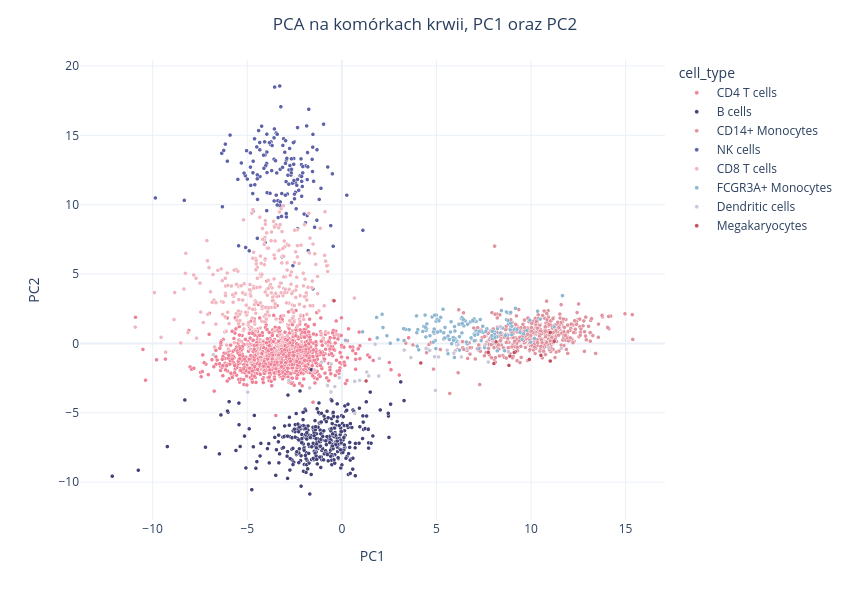

The code cell stored with this chart in its notebook:
### Markdown cell above
- wykres PC1 oraz PC2 kolorowany typem komórki

### Code cell
df_pbmc = pd.DataFrame({
    "pca_1": pcaX[:, 0],
    "pca_2": pcaX[:, 1],
    "cell_type": labels
    })

fig = px.scatter(
    df_pbmc, x="pca_1", y="pca_2",
    color="cell_type",
    color_discrete_map=COLORS,
    labels={"pca_1": "PC1", "pca_2": "PC2"},
)
fig.update_traces(marker=dict(size=4, line=dict(width=0.2, color='white')))
fig.update_layout(width=850, height=600)
fig.update_layout(title_text="PCA na komórkach krwii, PC1 oraz PC2", title_x=0.5)
fig.show()

### Figure 1 — Plotly figure (JSON) as saved in the notebook; plotly's stock layout.template omitted (floating-point values rounded to 4 significant figures; data arrays with more than 128 entries replaced by an {"elided": "..."} marker saying what was removed)
{"data": [{"hovertemplate": "cell_type=CD4 T cells<br>PC1=%{x}<br>PC2=%{y}<extra></extra>", "legendgroup": "CD4 T cells", "marker": {"color": "#f08298", "line": {"color": "white", "width": 0.2}, "size": 4, "symbol": "circle"}, "mode": "markers", "name": "CD4 T cells", "showlegend": true, "type": "scattergl", "x": {"elided": "1144 float values"}, "xaxis": "x", "y": {"elided": "1144 float values"}, "yaxis": "y"}, {"hovertemplate": "cell_type=B cells<br>PC1=%{x}<br>PC2=%{y}<extra></extra>", "legendgroup": "B cells", "marker": {"color": "#434279", "line": {"color": "white", "width": 0.2}, "size": 4, "symbol": "circle"}, "mode": "markers", "name": "B cells", "showlegend": true, "type": "scattergl", "x": {"elided": "342 float values"}, "xaxis": "x", "y": {"elided": "342 float values"}, "yaxis": "y"}, {"hovertemplate": "cell_type=CD14+ Monocytes<br>PC1=%{x}<br>PC2=%{y}<extra></extra>", "legendgroup": "CD14+ Monocytes", "marker": {"color": "#e094a0", "line": {"color": "white", "width": 0.2}, "size": 4, "symbol": "circle"}, "mode": "markers", "name": "CD14+ Monocytes", "showlegend": true, "type": "scattergl", "x": {"elided": "480 float values"}, "xaxis": "x", "y": {"elided": "480 float values"}, "yaxis": "y"}, {"hovertemplate": "cell_type=NK cells<br>PC1=%{x}<br>PC2=%{y}<extra></extra>", "legendgroup": "NK cells", "marker": {"color": "#5e62a9", "line": {"color": "white", "width": 0.2}, "size": 4, "symbol": "circle"}, "mode": "markers", "name": "NK cells", "showlegend": true, "type": "scattergl", "x": {"elided": "154 float values"}, "xaxis": "x", "y": {"elided": "154 float values"}, "yaxis": "y"}, {"hovertemplate": "cell_type=CD8 T cells<br>PC1=%{x}<br>PC2=%{y}<extra></extra>", "legendgroup": "CD8 T cells", "marker": {"color": "#f2b6c0", "line": {"color": "white", "width": 0.2}, "size": 4, "symbol": "circle"}, "mode": "markers", "name": "CD8 T cells", "showlegend": true, "type": "scattergl", "x": {"elided": "316 float values"}, "xaxis": "x", "y": {"elided": "316 float values"}, "yaxis": "y"}, {"hovertemplate": "cell_type=FCGR3A+ Monocytes<br>PC1=%{x}<br>PC2=%{y}<extra></extra>", "legendgroup": "FCGR3A+ Monocytes", "marker": {"color": "#8db7d2", "line": {"color": "white", "width": 0.2}, "size": 4, "symbol": "circle"}, "mode": "markers", "name": "FCGR3A+ Monocytes", "showlegend": true, "type": "scattergl", "x": {"elided": "150 float values"}, "xaxis": "x", "y": {"elided": "150 float values"}, "yaxis": "y"}, {"hovertemplate": "cell_type=Dendritic cells<br>PC1=%{x}<br>PC2=%{y}<extra></extra>", "legendgroup": "Dendritic cells", "marker": {"color": "#cbc7d8", "line": {"color": "white", "width": 0.2}, "size": 4, "symbol": "circle"}, "mode": "markers", "name": "Dendritic cells", "showlegend": true, "type": "scattergl", "x": [7.743, -0.5728, 4.455, 4.9, -6.801, -1.702, 3.649, 5.111, 6.002, 0.6825, 4.949, 0.9407, 6.319, 5.924, 7.608, -2.803, 6.624, 4.653, -0.3718, 1.951, 1.986, 11.61, 10.93, 1.316, 5.566, 8.377, -4.978, 1.422, 1.757, 6.143, -1.076, 3.294, -0.1373, 8.803, -0.7551, 0.6852, -0.5709], "xaxis": "x", "y": [-1.343, -3.498, -0.3577, -0.9595, -0.8101, -3.208, -1.019, -0.9736, -0.511, -2.736, -3.39, -2.667, -0.9751, -0.701, -0.06633, -2.673, -0.3828, -0.5006, -3.11, -2.352, -1.085, -0.3581, -0.3012, -2.064, -0.486, 1.206, -3.514, -2.343, -0.0583, -0.0923, -1.346, -0.4799, -2.473, -0.597, -3.039, -5.047, -1.488], "yaxis": "y"}, {"hovertemplate": "cell_type=Megakaryocytes<br>PC1=%{x}<br>PC2=%{y}<extra></extra>", "legendgroup": "Megakaryocytes", "marker": {"color": "#c45161", "line": {"color": "white", "width": 0.2}, "size": 4, "symbol": "circle"}, "mode": "markers", "name": "Megakaryocytes", "showlegend": true, "type": "scattergl", "x": [11.02, 11.02, 4.173, 9.18, 10.52, 8.833, -0.4127, 8.888, 9.916, 1.281, 8.041, 9.11, 7.746, 11.23, 8.154], "xaxis": "x", "y": [-1.27, 0.7897, -1.409, -0.6027, -0.8565, -1.583, 3.074, -0.9117, -1.154, -2.706, -1.448, -0.6548, -0.6401, 0.1548, 0.1142], "yaxis": "y"}], "layout": {"height": 600, "legend": {"title": {"text": "cell_type"}, "tracegroupgap": 0}, "margin": {"t": 60}, "title": {"text": "PCA na komórkach krwii, PC1 oraz PC2", "x": 0.5}, "width": 850, "xaxis": {"anchor": "y", "domain": [0, 1], "title": {"text": "PC1"}}, "yaxis": {"anchor": "x", "domain": [0, 1], "title": {"text": "PC2"}}}}
